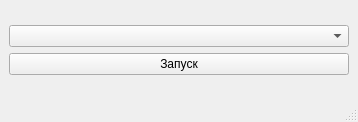
<?xml version="1.0" encoding="UTF-8"?>
<ui version="4.0">
 <class>MainWindow</class>
 <widget class="QMainWindow" name="MainWindow">
  <property name="geometry">
   <rect>
    <x>0</x>
    <y>0</y>
    <width>358</width>
    <height>122</height>
   </rect>
  </property>
  <property name="windowTitle">
   <string>MainWindow</string>
  </property>
  <widget class="QWidget" name="centralwidget">
   <layout class="QVBoxLayout" name="verticalLayout_2">
    <item>
     <layout class="QVBoxLayout" name="verticalLayout">
      <item>
       <widget class="QComboBox" name="comboBox"/>
      </item>
      <item>
       <widget class="QPushButton" name="pushButton">
        <property name="text">
         <string>Запуск</string>
        </property>
       </widget>
      </item>
     </layout>
    </item>
   </layout>
  </widget>
  <widget class="QMenuBar" name="menubar">
   <property name="geometry">
    <rect>
     <x>0</x>
     <y>0</y>
     <width>358</width>
     <height>27</height>
    </rect>
   </property>
  </widget>
  <widget class="QStatusBar" name="statusbar"/>
 </widget>
 <resources/>
 <connections/>
</ui>
